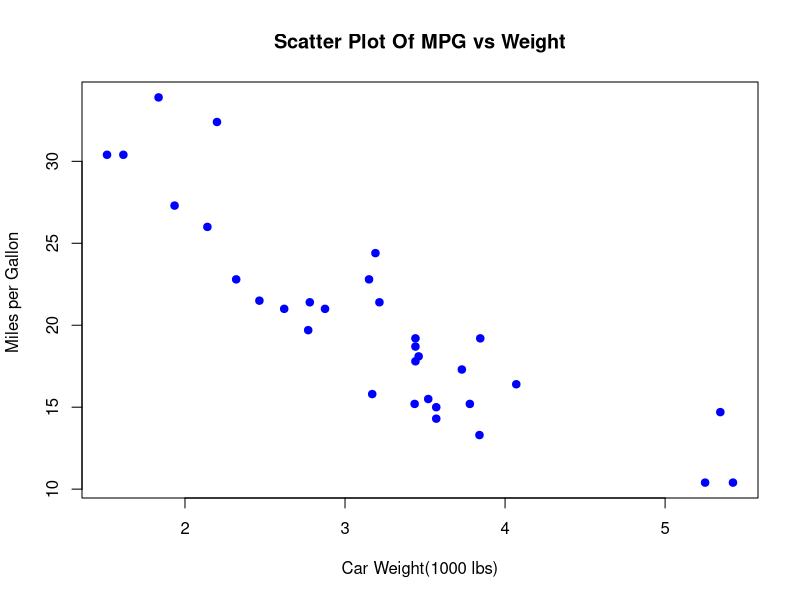
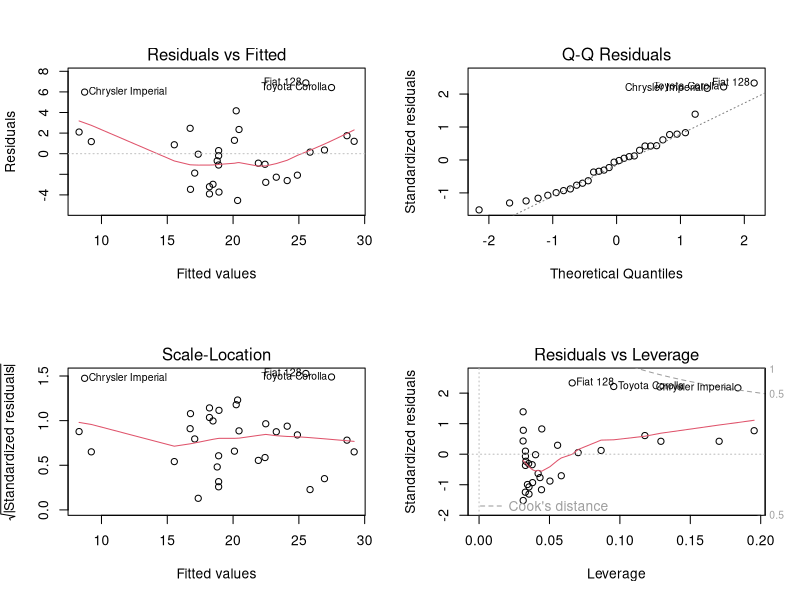
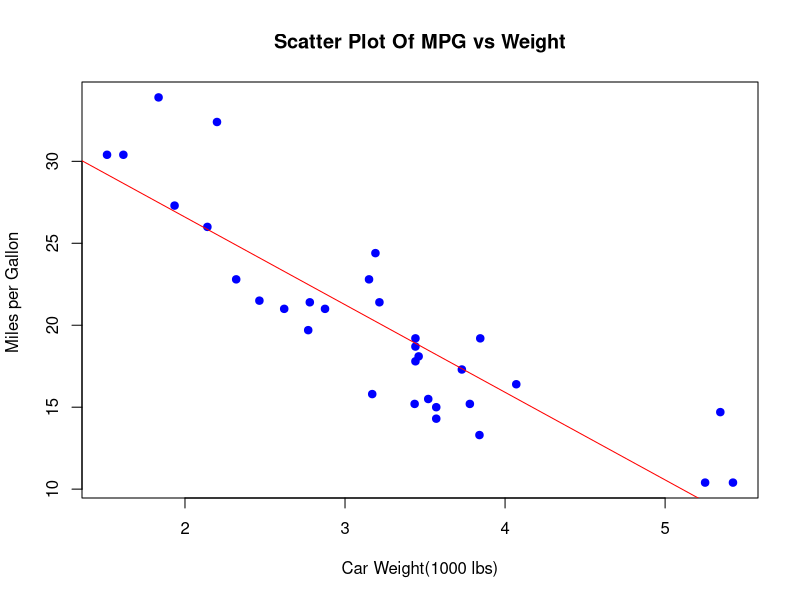
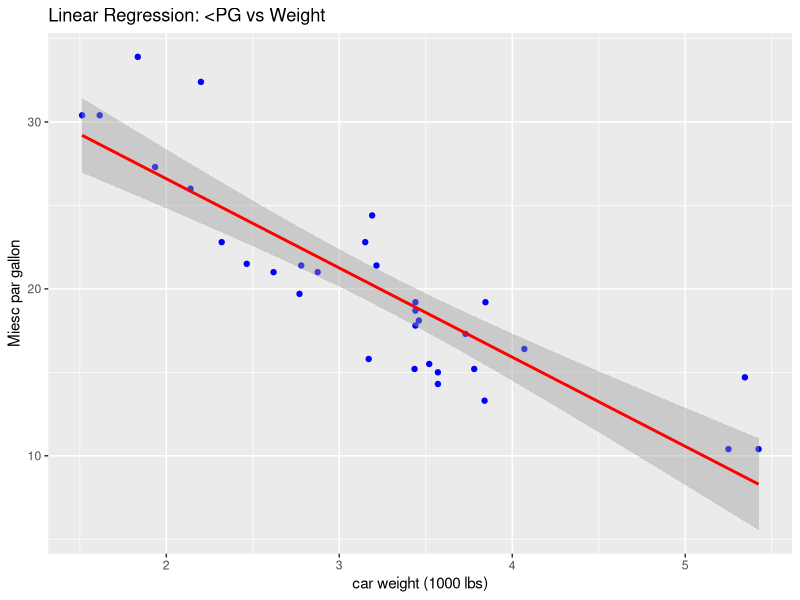

These charts were generated, in order, by the following R code:
library(ggplot2)

data(mtcars)

head(mtcars)

summary(mtcars)

plot(mtcars$wt, mtcars$mpg,
     main = "Scatter Plot Of MPG vs Weight",
     xlab = "Car Weight(1000 lbs)",
     ylab = "Miles per Gallon ",
     pch = 19,col = "blue")

cor(mtcars$mpg, mtcars$wt)

model <- lm(mpg ~ wt,data = mtcars)

summary(model)

coefficients(model)
confint(model)
fitted.values <- fitted(model)
residuals <- residuals(model)

par(mfrow = c(2, 2))
plot(model)


par(mfrow = c(1, 1))
plot(mtcars$wt, mtcars$mpg,
     main = "Scatter Plot Of MPG vs Weight",
     xlab = "Car Weight(1000 lbs)",
     ylab = "Miles per Gallon ",
     pch = 19,col = "blue")
abline(model, col = "red", lwde = 4)

redidual_standard_error <- summary(model)$sigma
r_squared <- summary(model)$r.squared

new_data <- data.frame(wt = c(2.5, 3.0, 3.5))
predictions <- predict(model, new_data, interval = "confidence")

print(predictions)

ggplot(mtcars, aes(x= wt, y = mpg)) +
  geom_point(color = "blue") +
  geom_smooth(method = "lm",col = "red", se = TRUE) +
  ggtitle("Linear Regression: <PG vs Weight") +
  xlab("car weight (1000 lbs)") +
  ylab("Miesc par gallon")
